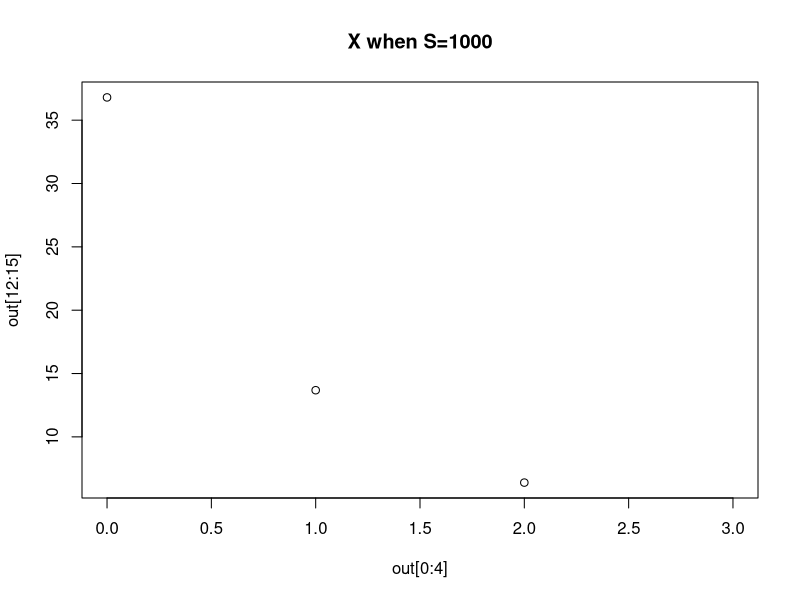

This figure's R source:
library(deSolve)

#i = initial values of state variables 
i<-c(x=100,z=100)

#times = time sequence for output
time<-seq(0,10,by=1)

#function that computes values of derivatives in the system
togglefunc<-function(time,state,pars){
  x<-state[1]
  z<-state[2]
  
  dzdt=1/(1+(x/xz)^nxz)-z
  dxdt=(ax+bx*S)/(1+S+(z/zx)^nzx)-x
  
  return(list(c(dzdt,dxdt)))
}

#set parameters
pars<-c(  ax<-1.5,
          bx<-5,
          zx<-0.4,
          xz<-1.5,
          nzx<-2.7,
          nxz<-2.7,
          S<-1000)

#run solver
out<-ode(i,time,togglefunc)

#plot
plot(x=out[0:4],y=out[12:15],main='X when S=1000')
